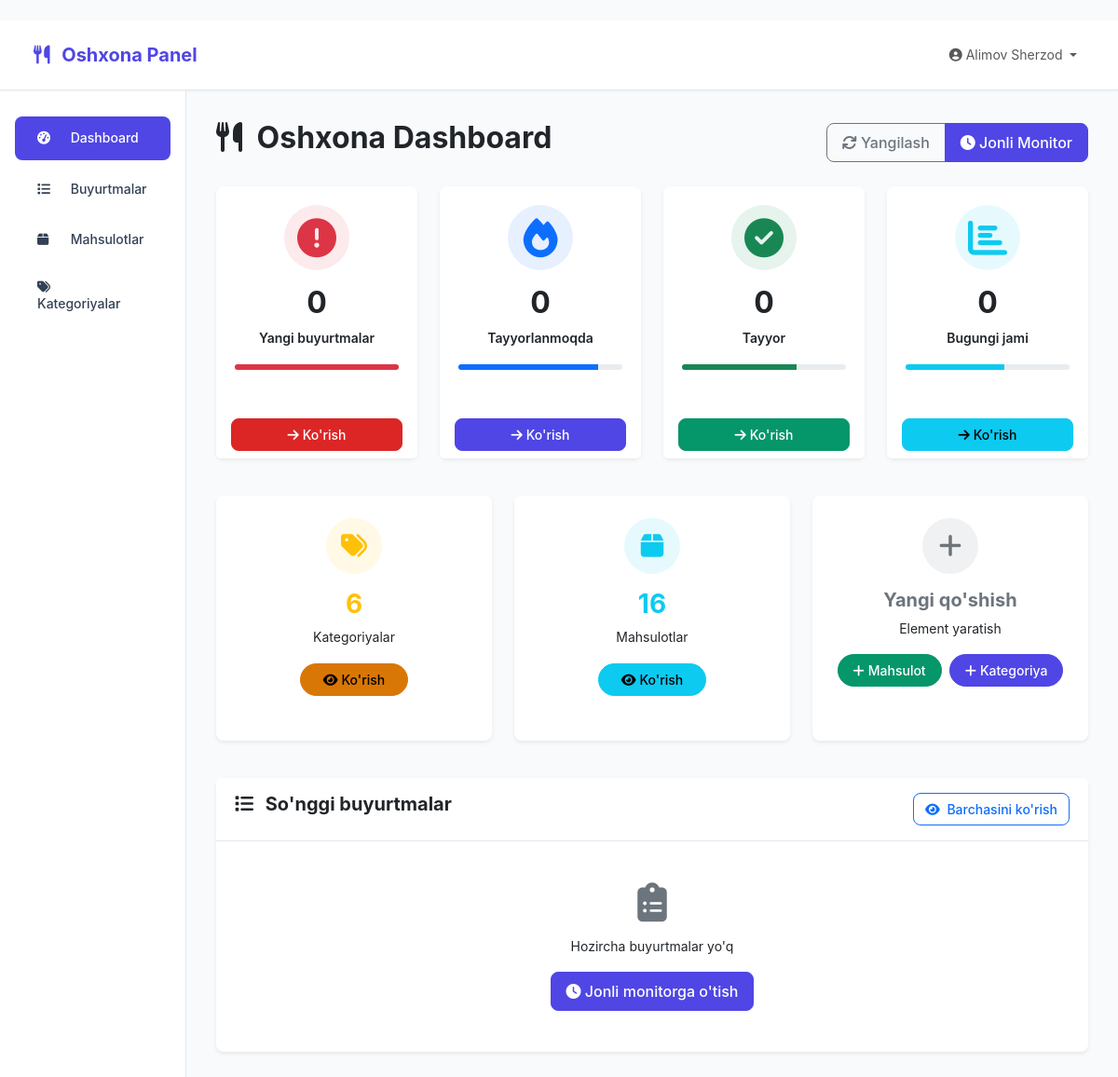
The page /kitchen/ (signed in) on the database as committed earlier.
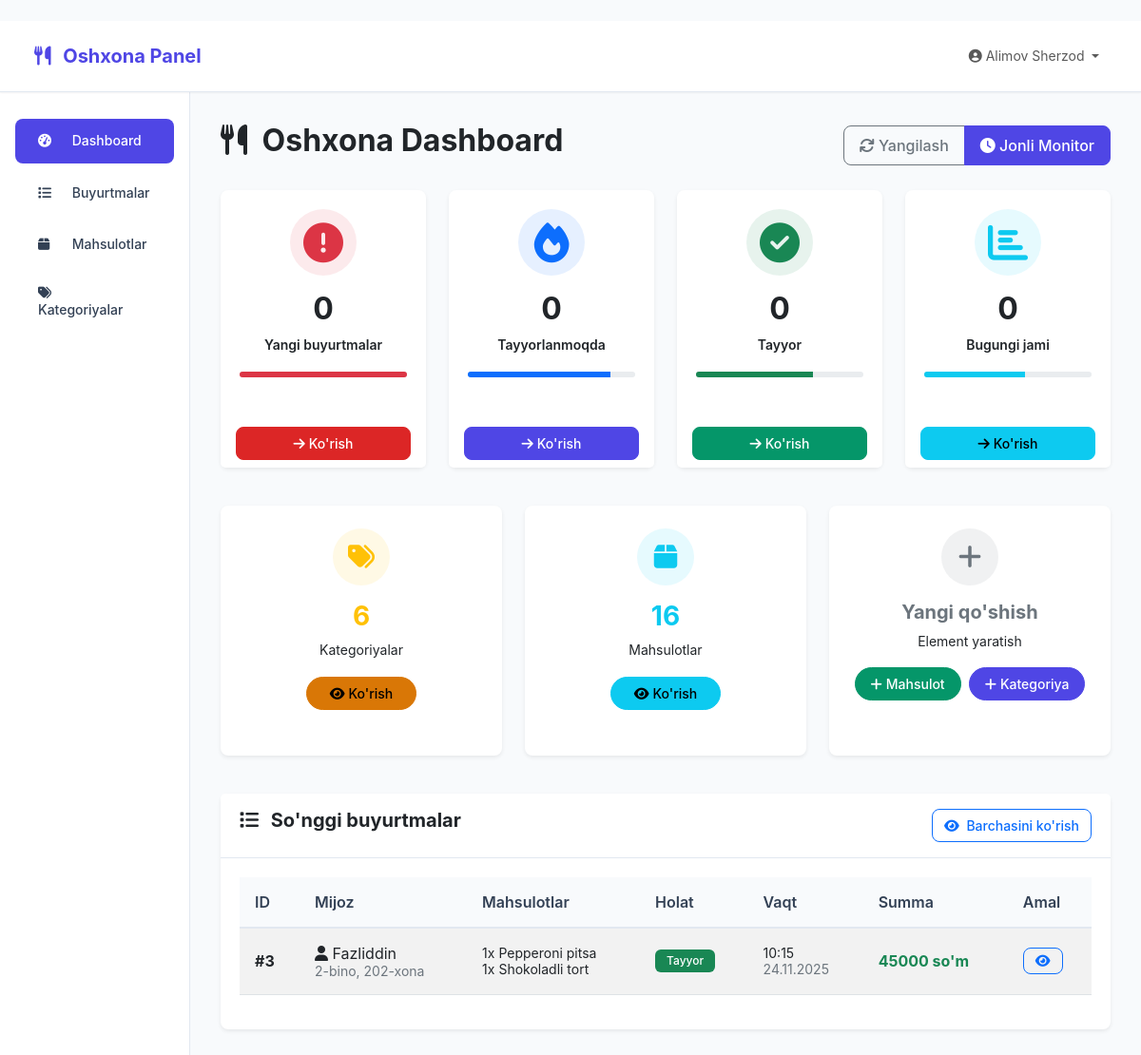
The same page on the database as committed later.
### bot/models.py (models this page shows, shortened)
class Order(models.Model):
    STATUS_CHOICES = [
        ('pending', 'Kutilmoqda'),
        ('confirmed', 'Tasdiqlandi'),
        ('preparing', 'Tayyorlanmoqda'),
        ('delivering', 'Yetkazilmoqda'),
        ('delivered', 'Yetkazildi'),
        ('completed', 'Bajarildi'),
        ('cancelled', 'Bekor qilindi'),
    ]
    PAYMENT_CHOICES = [
        ('cash', 'Naqd pul'),
        ('card', 'Plastik karta'),
        ('online', 'Online to\'lov'),
    ]
    user = models.ForeignKey(TelegramUser, on_delete=models.CASCADE, verbose_name="Foydalanuvchi")
    dormitory = models.ForeignKey('Dormitory', on_delete=models.SET_NULL, blank=True, null=True, verbose_name="Yotoqxona")
    status = models.CharField(max_length=20, choices=STATUS_CHOICES, default='pending', verbose_name="Holat")
    payment_method = models.CharField(max_length=20, choices=PAYMENT_CHOICES, default='cash', verbose_name="To'lov usuli")
    delivery_address = models.TextField(verbose_name="Yetkazib berish manzili")
    room_number = models.CharField(max_length=20, blank=True, null=True, verbose_name="Xona raqami")
    phone_number = models.CharField(max_length=20, verbose_name="Telefon raqam")
    delivery_time = models.DateTimeField(blank=True, null=True, verbose_name="Yetkazib berish vaqti")
    total_amount = models.DecimalField(max_digits=10, decimal_places=2, verbose_name="Umumiy summa")
    delivery_fee = models.DecimalField(max_digits=10, decimal_places=2, default=0, verbose_name="Yetkazib berish haqi")
    notes = models.TextField(blank=True, verbose_name="Izohlar")
    created_at = models.DateTimeField(auto_now_add=True, verbose_name="Buyurtma vaqti")
    updated_at = models.DateTimeField(auto_now=True, verbose_name="Yangilangan vaqt")
    class Meta:
        verbose_name = "Buyurtma"
        verbose_name_plural = "Buyurtmalar"
        ordering = ['-created_at']

class TelegramUser(models.Model):
    user_id = models.BigIntegerField(unique=True, verbose_name="Telegram ID")
    username = models.CharField(max_length=100, blank=True, null=True, verbose_name="Username")
    first_name = models.CharField(max_length=100, blank=True, null=True, verbose_name="Ism")
    last_name = models.CharField(max_length=100, blank=True, null=True, verbose_name="Familiya")
    phone_number = models.CharField(max_length=20, blank=True, null=True, verbose_name="Telefon raqam")
    full_name = models.CharField(max_length=200, blank=True, null=True, verbose_name="To'liq ism")
    age = models.PositiveIntegerField(blank=True, null=True, verbose_name="Yosh")
    dormitory = models.ForeignKey('Dormitory', on_delete=models.SET_NULL, blank=True, null=True, verbose_name="Yotoqxona")
    room_number = models.CharField(max_length=20, blank=True, null=True, verbose_name="Xona raqami")
    is_registered = models.BooleanField(default=False, verbose_name="Ro'yxatdan o'tgan")
    registration_date = models.DateTimeField(blank=True, null=True, verbose_name="Ro'yxatdan o'tgan sana")
    is_active = models.BooleanField(default=True, verbose_name="Faol")
    created_at = models.DateTimeField(auto_now_add=True, verbose_name="Qo'shilgan vaqt")
    class Meta:
        verbose_name = "Foydalanuvchi"
        verbose_name_plural = "Foydalanuvchilar"
    def get_display_name(self):
        return self.full_name or self.first_name or self.username or "Foydalanuvchi"

class OrderItem(models.Model):
    order = models.ForeignKey(Order, on_delete=models.CASCADE, related_name='items', verbose_name="Buyurtma")
    product = models.ForeignKey(Product, on_delete=models.CASCADE, verbose_name="Mahsulot")
    quantity = models.PositiveIntegerField(verbose_name="Miqdor")
    price = models.DecimalField(max_digits=10, decimal_places=2, verbose_name="Narx")
    class Meta:
        verbose_name = "Buyurtma mahsuloti"
        verbose_name_plural = "Buyurtma mahsulotlari"

class Product(models.Model):
    name = models.CharField(max_length=200, verbose_name="Mahsulot nomi")
    description = models.TextField(verbose_name="Tavsif")
    price = models.DecimalField(max_digits=10, decimal_places=2, verbose_name="Narx")
    category = models.ForeignKey(Category, on_delete=models.CASCADE, verbose_name="Kategoriya")
    image = models.ImageField(upload_to='products/', blank=True, null=True, verbose_name="Rasm")
    is_available = models.BooleanField(default=True, verbose_name="Mavjud")
    created_at = models.DateTimeField(auto_now_add=True, verbose_name="Yaratilgan vaqt")
    class Meta:
        verbose_name = "Mahsulot"
        verbose_name_plural = "Mahsulotlar"

### kitchen/views.py (the view, shortened to what this page needs)
# urls.py: path('', views.dashboard, name='dashboard'),
@kitchen_required
def dashboard(request):
    try:
        kitchen_staff = KitchenStaff.objects.get(user=request.user)
    except KitchenStaff.DoesNotExist:
        messages.error(request, "Siz oshxona xodimi emassiz!")
        return redirect(request.user.get_dashboard_url())
    from courier.models import Delivery
    ready_orders_without_delivery = Order.objects.filter(
        orderprogress__status='ready',
        delivery__isnull=True
    )
    today = timezone.now().date()
    stats = {
        'new_orders': Order.objects.filter(
            created_at__date=today,
            orderprogress__isnull=True
        ).count(),
        'preparing_orders': OrderProgress.objects.filter(
            status='preparing',
            order__created_at__date=today
        ).count(),
        'ready_orders': OrderProgress.objects.filter(
            status='ready',
            order__created_at__date=today
        ).count(),
        'today_total': Order.objects.filter(created_at__date=today).count(),
    }
    categories_count = Category.objects.filter(is_active=True).count()
    products_count = Product.objects.filter(is_available=True).count()
    recent_orders = Order.objects.filter(
        created_at__date=today
    ).select_related('user', 'dormitory', 'orderprogress').prefetch_related('items__product').order_by('-created_at')[:10]
    context = {
        'kitchen_staff': kitchen_staff,
        'stats': stats,
        'recent_orders': recent_orders,
        'categories_count': categories_count,
        'products_count': products_count,
    }
    if request.headers.get('X-Requested-With') == 'XMLHttpRequest':
        return JsonResponse({
            'stats': stats,
            'total_orders': stats['today_total']
        })
    return render(request, 'kitchen/dashboard.html', context)

### users/models.py (called while the page is built)
    def can_access_kitchen(self):
        return self.role in [self.KITCHEN_STAFF, self.ADMIN] or self.is_superuser

### templates/kitchen/dashboard.html (shortened to what the changed rows need)
{% extends 'kitchen/base.html' %}
{% block content %}
<div class="row">
    <div class="col-12">
        <div class="d-flex justify-content-between align-items-center mb-4">
                <h2 class="text-dark fw-bold"><i class="fas fa-utensils me-2"></i> Oshxona Dashboard</h2>
            </div>
        </div>
    </div>
    <div class="row mb-4">
        <div class="col-xl-3 col-md-6 mb-3">
            <div class="card border-0 shadow-sm fade-in h-100">
                <div class="card-body text-center">
                    <h2 class="fw-bold text-dark mb-2" data-target="{{ stats.new_orders }}">0</h2>
                </div>
            </div>
        </div>
        <div class="col-xl-3 col-md-6 mb-3">
            <div class="card border-0 shadow-sm fade-in h-100" style="animation-delay: 0.1s;">
                <div class="card-body text-center">
                    <h2 class="fw-bold text-dark mb-2" data-target="{{ stats.preparing_orders }}">0</h2>
                </div>
            </div>
        </div>
        <div class="col-xl-3 col-md-6 mb-3">
            <div class="card border-0 shadow-sm fade-in h-100" style="animation-delay: 0.2s;">
                <div class="card-body text-center">
                    <h2 class="fw-bold text-dark mb-2" data-target="{{ stats.ready_orders }}">0</h2>
                </div>
            </div>
        </div>
        <div class="col-xl-3 col-md-6 mb-3">
            <div class="card border-0 shadow-sm fade-in h-100" style="animation-delay: 0.3s;">
                <div class="card-body text-center">
                    <h2 class="fw-bold text-dark mb-2" data-target="{{ stats.today_total }}">0</h2>
                </div>
            </div>
        </div>
    </div>
    <div class="card border-0 shadow-sm">
        <div class="card-body">
            {% if recent_orders %}
            <div class="table-responsive">
                <table class="table table-striped">
                    <thead>
                        <tr>
                            <th>ID</th>
                            <th>Mijoz</th>
                            <th>Mahsulotlar</th>
                            <th>Holat</th>
                            <th>Vaqt</th>
                            <th>Summa</th>
                            <th>Amal</th>
                        </tr>
                    </thead>
                    <tbody>
                        {% for order in recent_orders %}
                        <tr>
                            <td><strong>#{{ order.id }}</strong></td>
                            <td>
                                <i class="fas fa-user"></i> {{ order.user.get_display_name }}
                                <br><small class="text-secondary">{{ order.delivery_address }}</small>
                            </td>
                            <td>
                                {% for item in order.items.all %}
                                <small>{{ item.quantity }}x {{ item.product.name }}</small><br>
                                {% endfor %}
                            </td>
                            <td>
                                {% with progress=order.orderprogress %}
                                {% if not progress %}
                                    <span class="badge bg-danger">Yangi</span>
                                {% elif progress.status == 'preparing' %}
                                    <span class="badge bg-primary">Tayyorlanmoqda</span>
                                {% elif progress.status == 'ready' %}
                                    <span class="badge bg-success">Tayyor</span>
                                {% else %}
                                    <span class="badge bg-secondary">{{ progress.get_status_display }}</span>
                                {% endif %}
                                {% endwith %}
                            </td>
                            <td>
                                <small>{{ order.created_at|date:"H:i" }}</small>
                                <br><small class="text-secondary">{{ order.created_at|date:"d.m.Y" }}</small>
                            </td>
                            <td>
                                <strong class="text-success">{{ order.total_amount|floatformat:0 }} so'm</strong>
                            </td>
                            <td>
                                <div class="btn-group" role="group">
                                    <a href="{% url 'kitchen:order_detail' order.id %}" class="btn btn-sm btn-outline-primary">
                                        <i class="fas fa-eye"></i>
                                    </a>
                                </div>
                            </td>
                        </tr>
                        {% endfor %}
                    </tbody>
                </table>
            </div>
            {% else %}
            <div class="text-center py-4">
                <i class="fas fa-clipboard-list fa-3x text-secondary"></i>
                <p class="mt-3 text-dark">Hozircha buyurtmalar yo'q</p>
                <a href="{% url 'kitchen:live_orders' %}" class="btn btn-primary">
                    <i class="fas fa-clock"></i> Jonli monitorga o'tish
                </a>
            </div>
            {% endif %}
        </div>
    </div>
{% endblock %}

Rows that differ between the two databases and show on the page:
added Order: id "3", user.get_display_name "Fazliddin", delivery_address "2-bino, 202-xona", created_at "10:15", created_at "24.11.2025", total_amount "45000"
added OrderItem: quantity "1", product.name "Pepperoni pitsa"
added OrderItem: quantity "1", product.name "Shokoladli tort"
Other text that changed with them:
text no longer shown: "Hozircha buyurtmalar yo'q Jonli monitorga o'tish"
text now shown: "ID Mijoz Mahsulotlar Holat Vaqt Summa Amal"
